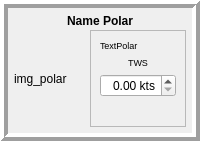
     <widget class="QWidget" name="tab_polar">
      <property name="autoFillBackground">
       <bool>true</bool>
      </property>
      <attribute name="title">
       <string>Polaire</string>
      </attribute>
      <layout class="QHBoxLayout" name="horizontalLayout_17">
       <property name="leftMargin">
        <number>0</number>
       </property>
       <property name="topMargin">
        <number>0</number>
       </property>
       <property name="rightMargin">
        <number>0</number>
       </property>
       <property name="bottomMargin">
        <number>0</number>
       </property>
       <item>
        <widget class="QFrame" name="framePolar">
         <property name="frameShape">
          <enum>QFrame::Box</enum>
         </property>
         <property name="frameShadow">
          <enum>QFrame::Raised</enum>
         </property>
         <property name="lineWidth">
          <number>4</number>
         </property>
         <layout class="QVBoxLayout" name="verticalLayout_9" stretch="1,10">
          <property name="spacing">
           <number>2</number>
          </property>
          <property name="leftMargin">
           <number>6</number>
          </property>
          <property name="topMargin">
           <number>6</number>
          </property>
          <property name="rightMargin">
           <number>6</number>
          </property>
          <property name="bottomMargin">
           <number>6</number>
          </property>
          <item>
           <widget class="QLabel" name="lab_polarName">
            <property name="font">
             <font>
              <weight>75</weight>
              <bold>true</bold>
             </font>
            </property>
            <property name="text">
             <string>Name Polar</string>
            </property>
            <property name="alignment">
             <set>Qt::AlignCenter</set>
            </property>
           </widget>
          </item>
          <item>
           <layout class="QHBoxLayout" name="horizontalLayout_13" stretch="10,1">
            <property name="spacing">
             <number>2</number>
            </property>
            <item>
             <widget class="QLabel" name="lab_polar">
              <property name="text">
               <string>img_polar</string>
              </property>
             </widget>
            </item>
            <item>
             <widget class="QFrame" name="frame_4">
              <property name="frameShape">
               <enum>QFrame::StyledPanel</enum>
              </property>
              <property name="frameShadow">
               <enum>QFrame::Raised</enum>
              </property>
              <layout class="QVBoxLayout" name="verticalLayout_8" stretch="10,1,1,1">
               <property name="sizeConstraint">
                <enum>QLayout::SetDefaultConstraint</enum>
               </property>
               <item>
                <widget class="QLabel" name="lab_polarData">
                 <property name="font">
                  <font>
                   <pointsize>7</pointsize>
                  </font>
                 </property>
                 <property name="text">
                  <string>TextPolar</string>
                 </property>
                 <property name="alignment">
                  <set>Qt::AlignLeading|Qt::AlignLeft|Qt::AlignTop</set>
                 </property>
                </widget>
               </item>
               <item>
                <widget class="QLabel" name="polar_labTWS">
                 <property name="font">
                  <font>
                   <pointsize>7</pointsize>
                  </font>
                 </property>
                 <property name="text">
                  <string>TWS</string>
                 </property>
                 <property name="alignment">
                  <set>Qt::AlignCenter</set>
                 </property>
                </widget>
               </item>
               <item>
                <widget class="QDoubleSpinBox" name="spin_PolarTWS">
                 <property name="alignment">
                  <set>Qt::AlignRight|Qt::AlignTrailing|Qt::AlignVCenter</set>
                 </property>
                 <property name="suffix">
                  <string> kts</string>
                 </property>
                </widget>
               </item>
               <item>
                <widget class="QLabel" name="lab_polarUpDw">
                 <property name="text">
                  <string/>
                 </property>
                 <property name="alignment">
                  <set>Qt::AlignLeading|Qt::AlignLeft|Qt::AlignVCenter</set>
                 </property>
                </widget>
               </item>
              </layout>
             </widget>
            </item>
           </layout>
          </item>
         </layout>
        </widget>
       </item>
      </layout>
     </widget>
